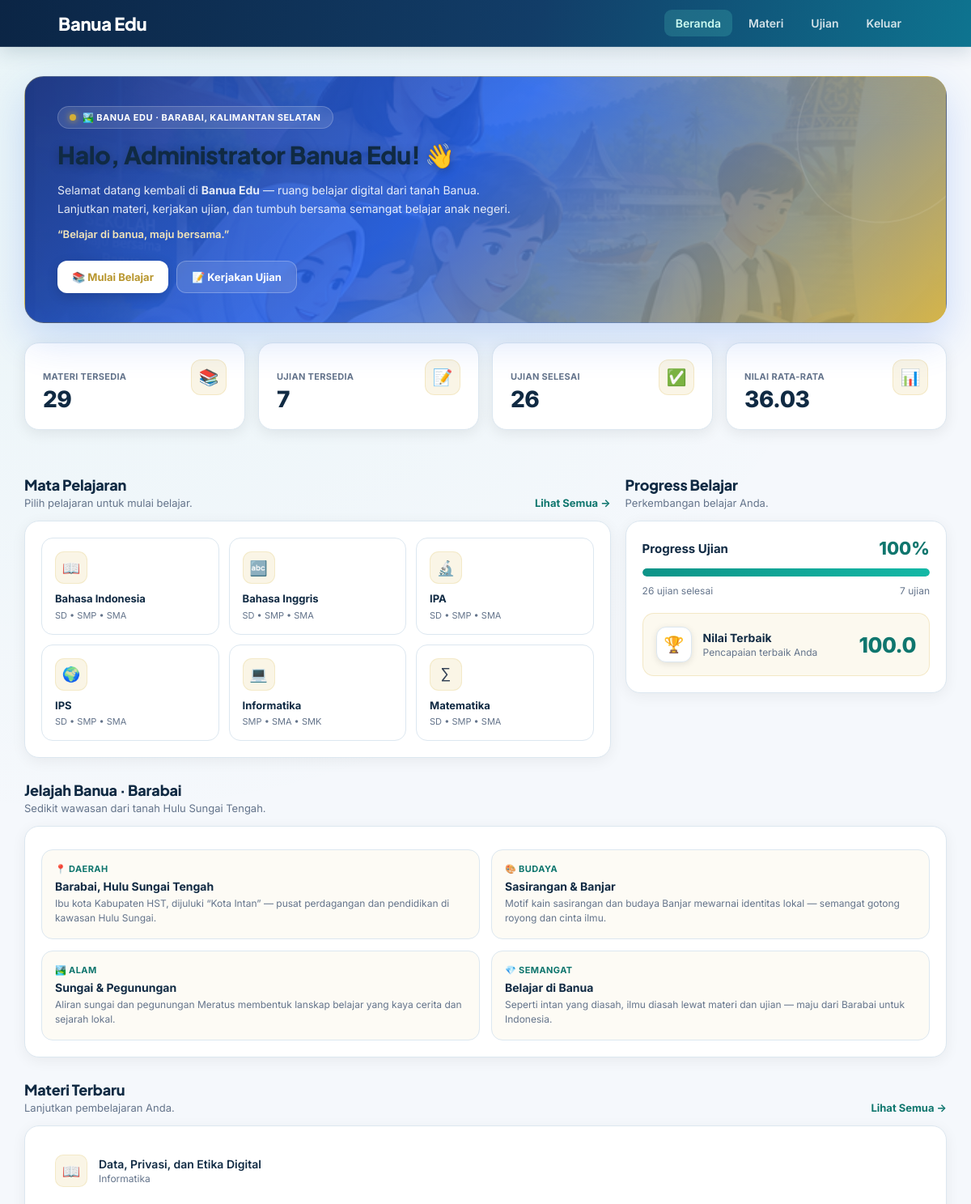
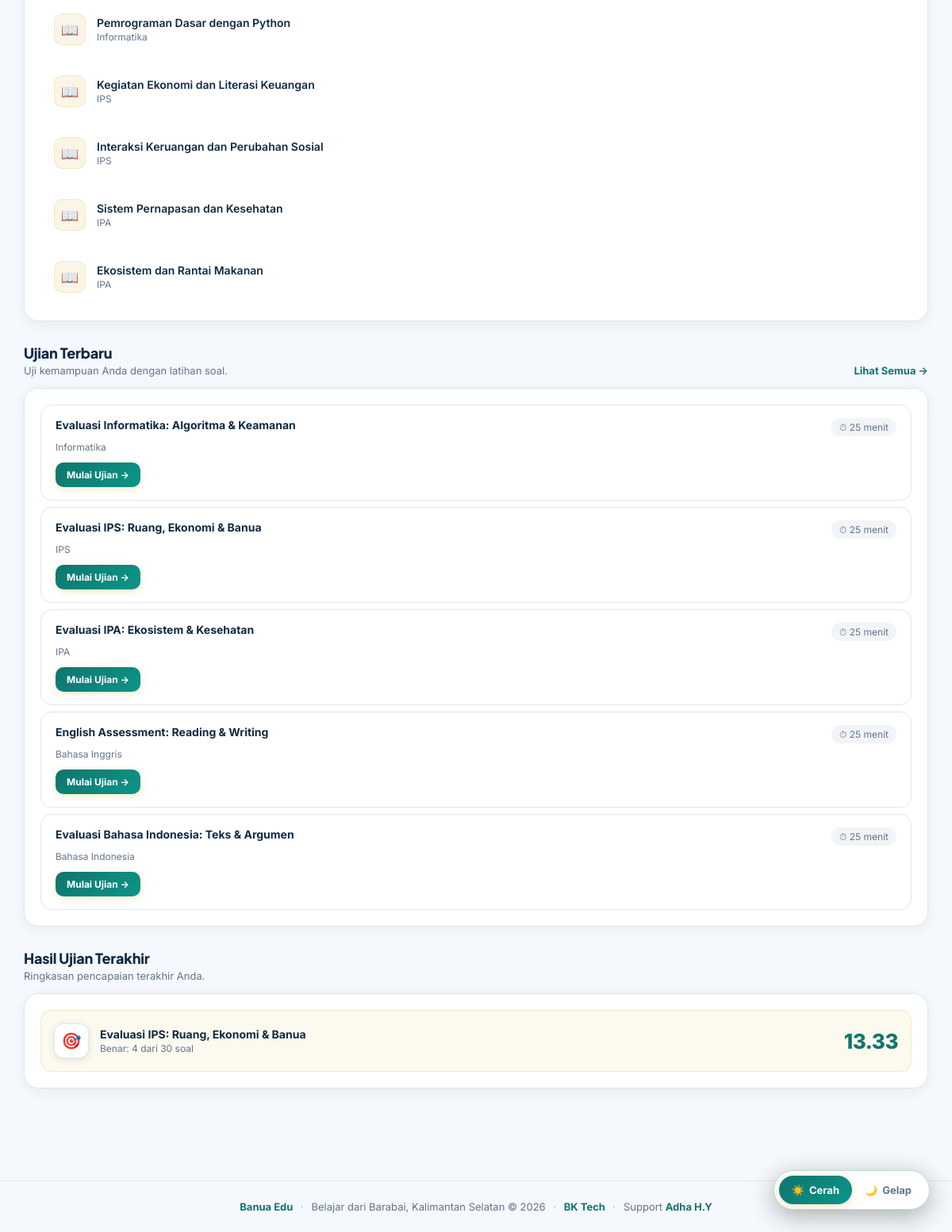
The page /dashboard (signed in) on the database its author committed (2 pictures, top to bottom).
### app/models.py (models this page shows, shortened)
class User(UserMixin, db.Model):
    id = db.Column(db.Integer, primary_key=True)
    nama = db.Column(db.String(120), nullable=False)
    username = db.Column(db.String(80), unique=True, nullable=False)
    password_hash = db.Column(db.String(255), nullable=False)
    role = db.Column(db.String(20), default="siswa", nullable=False)
    created_at = db.Column(db.DateTime, default=datetime.utcnow)

class Subject(db.Model):
    id = db.Column(db.Integer, primary_key=True)
    nama = db.Column(db.String(120), nullable=False)
    jenjang = db.Column(db.String(50), default="SD • SMP • SMA")
    deskripsi = db.Column(db.Text, default="")
    aktif = db.Column(db.Boolean, default=True)
    materials = db.relationship("Material", backref="subject", lazy=True, cascade="all, delete-orphan")
    quizzes = db.relationship("Quiz", backref="subject", lazy=True, cascade="all, delete-orphan")

class Attempt(db.Model):
    id = db.Column(db.Integer, primary_key=True)
    user_id = db.Column(db.Integer, db.ForeignKey("user.id"), nullable=False)
    quiz_id = db.Column(db.Integer, db.ForeignKey("quiz.id"), nullable=False)
    nilai = db.Column(db.Float, default=0)
    benar = db.Column(db.Integer, default=0)
    total = db.Column(db.Integer, default=0)
    selesai_at = db.Column(db.DateTime, default=datetime.utcnow)
    user = db.relationship("User", backref="attempts")
    quiz = db.relationship("Quiz", backref="attempts")

class Material(db.Model):
    id = db.Column(db.Integer, primary_key=True)
    subject_id = db.Column(db.Integer, db.ForeignKey("subject.id"), nullable=False)
    judul = db.Column(db.String(180), nullable=False)
    isi = db.Column(db.Text, default="")
    video_url = db.Column(db.String(500), default="")
    pdf_url = db.Column(db.String(500), default="")
    urutan = db.Column(db.Integer, default=1)
    aktif = db.Column(db.Boolean, default=True)

class Quiz(db.Model):
    id = db.Column(db.Integer, primary_key=True)
    subject_id = db.Column(db.Integer, db.ForeignKey("subject.id"), nullable=False)
    judul = db.Column(db.String(180), nullable=False)
    durasi_menit = db.Column(db.Integer, default=30)
    aktif = db.Column(db.Boolean, default=True)
    questions = db.relationship("Question", backref="quiz", lazy=True, cascade="all, delete-orphan")

### app/dashboard/routes.py (the view)
@dashboard_bp.get("/dashboard")
@login_required
def index():
    total_materi = (
        Material.query
        .filter_by(aktif=True)
        .count()
    )
    total_ujian = (
        Quiz.query
        .filter_by(aktif=True)
        .count()
    )
    subjects = (
        Subject.query
        .filter_by(aktif=True)
        .order_by(Subject.nama.asc())
        .all()
    )
    materials = (
        Material.query
        .filter_by(aktif=True)
        .order_by(
            Material.id.desc()
        )
        .limit(6)
        .all()
    )
    quizzes = (
        Quiz.query
        .filter_by(aktif=True)
        .order_by(
            Quiz.id.desc()
        )
        .limit(5)
        .all()
    )
    attempts = (
        Attempt.query
        .filter_by(
            user_id=current_user.id
        )
        .order_by(
            Attempt.id.desc()
        )
        .all()
    )
    if attempts:
        rata_rata = round(
            sum(
                a.nilai
                for a in attempts
            ) / len(attempts),
            2
        )
    else:
        rata_rata = 0
    if attempts:
        nilai_terbaik = max(
            a.nilai
            for a in attempts
        )
    else:
        nilai_terbaik = 0
    ujian_selesai = len(attempts)
    if total_ujian > 0:
        progress = round(
            (ujian_selesai / total_ujian) * 100
        )
        progress = min(
            progress,
            100
        )
    else:
        progress = 0
    ujian_terakhir = (
        attempts[0]
        if attempts
        else None
    )
    return render_template(
        "dashboard/index.html",
        user=current_user,
        subjects=subjects,
        materials=materials,
        quizzes=quizzes,
        total_materi=total_materi,
        total_ujian=total_ujian,
        ujian_selesai=ujian_selesai,
        rata_rata=rata_rata,
        nilai_terbaik=nilai_terbaik,
        progress=progress,
        ujian_terakhir=ujian_terakhir
    )

### app/templates/dashboard/index.html (shortened to what this page needs)
{% extends "base.html" %}
{% block content %}
<div class="dashboard-page">
    <div class="welcome-card">
        <div class="welcome-content">
            <div class="welcome-badge">
                <span class="pin"></span>
                🏞️ BANUA EDU · BARABAI, KALIMANTAN SELATAN
            </div>
            <h1>Halo, {{ current_user.nama or current_user.username }}! 👋</h1>
            <p>
                Selamat datang kembali di <strong>Banua Edu</strong> — ruang belajar digital
                dari tanah Banua. Lanjutkan materi, kerjakan ujian, dan tumbuh bersama
                semangat belajar anak negeri.
            </p>
            <p class="tagline">“Belajar di banua, maju bersama.”</p>
            <div class="welcome-actions">
                <a href="{{ url_for('materi.index') }}" class="welcome-btn primary">📚 Mulai Belajar</a>
                <a href="{{ url_for('ujian.index') }}" class="welcome-btn secondary">📝 Kerjakan Ujian</a>
            </div>
        </div>
    </div>
    <div class="stats-grid">
        <div class="stat-card">
            <div class="stat-top">
                <div>
                    <div class="stat-label">Materi Tersedia</div>
                    <div class="stat-number">{{ total_materi }}</div>
                </div>
                <div class="stat-icon">📚</div>
            </div>
        </div>
        <div class="stat-card">
            <div class="stat-top">
                <div>
                    <div class="stat-label">Ujian Tersedia</div>
                    <div class="stat-number">{{ total_ujian }}</div>
                </div>
                <div class="stat-icon">📝</div>
            </div>
        </div>
        <div class="stat-card">
            <div class="stat-top">
                <div>
                    <div class="stat-label">Ujian Selesai</div>
                    <div class="stat-number">{{ ujian_selesai }}</div>
                </div>
                <div class="stat-icon">✅</div>
            </div>
        </div>
        <div class="stat-card">
            <div class="stat-top">
                <div>
                    <div class="stat-label">Nilai Rata-rata</div>
                    <div class="stat-number">{{ rata_rata }}</div>
                </div>
                <div class="stat-icon">📊</div>
            </div>
        </div>
    </div>
    <div class="dashboard-grid">
        <div>
            <div class="section-header">
                <div>
                    <h2>Mata Pelajaran</h2>
                    <p>Pilih pelajaran untuk mulai belajar.</p>
                </div>
                <a href="{{ url_for('materi.index') }}" class="section-link">Lihat Semua →</a>
            </div>
            <div class="panel">
                {% if subjects %}
                <div class="subject-grid">
                    {% for subject in subjects[:6] %}
                    <a href="{{ url_for('materi.subject_detail', subject_id=subject.id) }}" class="subject-card">
                        <div class="subject-icon">
                            {% if 'Matematika' in subject.nama %}∑
                            {% elif 'Indonesia' in subject.nama %}📖
                            {% elif 'Inggris' in subject.nama %}🔤
                            {% elif 'IPA' in subject.nama %}🔬
                            {% elif 'IPS' in subject.nama %}🌍
                            {% elif 'Informatika' in subject.nama %}💻
                            {% else %}🎓{% endif %}
                        </div>
                        <div class="subject-name">{{ subject.nama }}</div>
                        {% if subject.jenjang %}
                        <div class="subject-level">{{ subject.jenjang }}</div>
                        {% endif %}
                    </a>
                    {% endfor %}
                </div>
                {% else %}
                <div class="empty">Belum ada mata pelajaran.</div>
                {% endif %}
            </div>
        </div>
        <div>
            <div class="section-header">
                <div>
                    <h2>Progress Belajar</h2>
                    <p>Perkembangan belajar Anda.</p>
                </div>
            </div>
            <div class="panel">
                <div class="progress-top">
                    <div class="progress-title">Progress Ujian</div>
                    <div class="progress-percent">{{ progress }}%</div>
                </div>
                <div class="progress-bar">
                    <div class="progress-fill"></div>
                </div>
                <div class="progress-info">
                    <span>{{ ujian_selesai }} ujian selesai</span>
                    <span>{{ total_ujian }} ujian</span>
                </div>
                <div class="achievement">
                    <div class="achievement-icon">🏆</div>
                    <div>
                        <div class="achievement-title">Nilai Terbaik</div>
                        <div class="achievement-text">Pencapaian terbaik Anda</div>
                    </div>
                    <div class="achievement-score">{{ nilai_terbaik }}</div>
                </div>
            </div>
        </div>
    </div>
    <div class="section-header">
        <div>
            <h2>Jelajah Banua · Barabai</h2>
            <p>Sedikit wawasan dari tanah Hulu Sungai Tengah.</p>
        </div>
    </div>
    <div class="panel">
        <div class="banua-insight">
            <div class="insight-card">
                <div class="ic-label">📍 Daerah</div>
                <div class="ic-title">Barabai, Hulu Sungai Tengah</div>
                <div class="ic-text">Ibu kota Kabupaten HST, dijuluki “Kota Intan” — pusat perdagangan dan pendidikan di kawasan Hulu Sungai.</div>
            </div>
            <div class="insight-card">
                <div class="ic-label">🎨 Budaya</div>
                <div class="ic-title">Sasirangan &amp; Banjar</div>
                <div class="ic-text">Motif kain sasirangan dan budaya Banjar mewarnai identitas lokal — semangat gotong royong dan cinta ilmu.</div>
            </div>
            <div class="insight-card">
                <div class="ic-label">🏞️ Alam</div>
                <div class="ic-title">Sungai &amp; Pegunungan</div>
                <div class="ic-text">Aliran sungai dan pegunungan Meratus membentuk lanskap belajar yang kaya cerita dan sejarah lokal.</div>
            </div>
            <div class="insight-card">
                <div class="ic-label">💎 Semangat</div>
                <div class="ic-title">Belajar di Banua</div>
                <div class="ic-text">Seperti intan yang diasah, ilmu diasah lewat materi dan ujian — maju dari Barabai untuk Indonesia.</div>
            </div>
        </div>
    </div>
    <div class="section-header">
        <div>
            <h2>Materi Terbaru</h2>
            <p>Lanjutkan pembelajaran Anda.</p>
        </div>
        <a href="{{ url_for('materi.index') }}" class="section-link">Lihat Semua →</a>
    </div>
    <div class="panel">
        {% if materials %}
        <div class="material-list">
            {% for material in materials %}
            <a href="{{ url_for('materi.detail', material_id=material.id) }}" class="material-item">
                <div class="material-icon">📖</div>
                <div>
                    <div class="material-title">{{ material.judul }}</div>
                    <div class="material-meta">
                        {% if material.subject %}{{ material.subject.nama }}{% else %}Materi Pembelajaran{% endif %}
                    </div>
                </div>
            </a>
            {% endfor %}
        </div>
        {% else %}
        <div class="empty">Belum ada materi pembelajaran. Jalankan seed untuk mengisi data awal.</div>
        {% endif %}
    </div>
    <div class="section-header">
        <div>
            <h2>Ujian Terbaru</h2>
            <p>Uji kemampuan Anda dengan latihan soal.</p>
        </div>
        <a href="{{ url_for('ujian.index') }}" class="section-link">Lihat Semua →</a>
    </div>
    <div class="panel">
        {% if quizzes %}
        <div class="exam-list">
            {% for quiz in quizzes %}
            <div class="exam-item">
                <div class="exam-item-top">
                    <div class="exam-title">{{ quiz.judul }}</div>
                    <div class="exam-duration">⏱ {{ quiz.durasi_menit }} menit</div>
                </div>
                <div class="exam-subject">
                    {% if quiz.subject %}{{ quiz.subject.nama }}{% else %}Ujian Pembelajaran{% endif %}
                </div>
                <a href="{{ url_for('ujian.take', quiz_id=quiz.id) }}" class="exam-button">Mulai Ujian →</a>
            </div>
            {% endfor %}
        </div>
        {% else %}
        <div class="empty">Belum ada ujian tersedia.</div>
        {% endif %}
    </div>
    {% if ujian_terakhir %}
    <div class="section-header">
        <div>
            <h2>Hasil Ujian Terakhir</h2>
            <p>Ringkasan pencapaian terakhir Anda.</p>
        </div>
    </div>
    <div class="panel">
        <div class="achievement" style="margin-top:0;">
            <div class="achievement-icon">🎯</div>
            <div>
                <div class="achievement-title">
                    {% if ujian_terakhir.quiz %}{{ ujian_terakhir.quiz.judul }}{% else %}Ujian Terakhir{% endif %}
                </div>
                <div class="achievement-text">
                    Benar: {{ ujian_terakhir.benar }} dari {{ ujian_terakhir.total }} soal
                </div>
            </div>
            <div class="achievement-score">{{ ujian_terakhir.nilai }}</div>
        </div>
    </div>
    {% endif %}
</div>
{% endblock %}

### app/templates/base.html (shortened to what this page needs)
<!DOCTYPE html>
<html lang="id" data-theme="light">
<head>
</head>
<body>
<nav>
    <a class="brand" href="{{ url_for('home') }}">Banua Edu</a>
    <div class="menu">
        {% if current_user.is_authenticated %}
            <a href="{{ url_for('dashboard.index') }}"
               class="{% if request.endpoint == 'dashboard.index' %}active{% endif %}">Beranda</a>
            <a href="{{ url_for('materi.index') }}"
               class="{% if request.endpoint and request.endpoint.startswith('materi.') %}active{% endif %}">Materi</a>
            <a href="{{ url_for('ujian.index') }}"
               class="{% if request.endpoint and request.endpoint.startswith('ujian.') %}active{% endif %}">Ujian</a>
            <a href="{{ url_for('auth.logout') }}">Keluar</a>
        {% else %}
            <a href="{{ url_for('auth.login') }}">Masuk</a>
            <a href="{{ url_for('auth.register') }}">Daftar</a>
        {% endif %}
    </div>
</nav>
<div class="container">
    {% block content %}{% endblock %}
</div>
<footer class="site-footer">
    <strong>Banua Edu</strong>
    <span class="sep">·</span>
    Belajar dari Barabai, Kalimantan Selatan © 2026
    <span class="sep">·</span>
    <strong>BK Tech</strong>
    <span class="sep">·</span>
    Support <strong>Adha H.Y</strong>
</footer>
<div class="theme-toggle" id="themeToggle">
    <button type="button" data-theme="light" title="Tema Cerah">
        <span>☀️</span> <span class="label">Cerah</span>
    </button>
    <button type="button" data-theme="dark" title="Tema Gelap">
        <span>🌙</span> <span class="label">Gelap</span>
    </button>
</div>
</body>
</html>

### rows shown on the page
User: nama "Administrator Banua Edu"
Subject: nama "Bahasa Indonesia", jenjang "SD • SMP • SMA"
Subject: nama "Bahasa Inggris", jenjang "SD • SMP • SMA"
Subject: nama "IPA", jenjang "SD • SMP • SMA"
Subject: nama "IPS", jenjang "SD • SMP • SMA"
Subject: nama "Informatika", jenjang "SMP • SMA • SMK"
Subject: nama "Matematika", jenjang "SD • SMP • SMA"
Attempt: nilai "100.0"
Material: judul "Data, Privasi, dan Etika Digital", subject.nama "Informatika"
Material: judul "Pemrograman Dasar dengan Python", subject.nama "Informatika"
Material: judul "Kegiatan Ekonomi dan Literasi Keuangan", subject.nama "IPS"
Material: judul "Interaksi Keruangan dan Perubahan Sosial", subject.nama "IPS"
Material: judul "Sistem Pernapasan dan Kesehatan", subject.nama "IPA"
Material: judul "Ekosistem dan Rantai Makanan", subject.nama "IPA"
Quiz: judul "Evaluasi Informatika: Algoritma & Keamanan", durasi_menit "25", subject.nama "Informatika"
Quiz: judul "Evaluasi IPS: Ruang, Ekonomi & Banua", durasi_menit "25", subject.nama "IPS", quiz.judul "Evaluasi IPS: Ruang, Ekonomi & Banua"
Quiz: judul "Evaluasi IPA: Ekosistem & Kesehatan", durasi_menit "25", subject.nama "IPA"
Quiz: judul "English Assessment: Reading & Writing", durasi_menit "25", subject.nama "Bahasa Inggris"
Quiz: judul "Evaluasi Bahasa Indonesia: Teks & Argumen", durasi_menit "25", subject.nama "Bahasa Indonesia"
Attempt: benar "4", total "30", nilai "13.33"

### other values the page prints
{{ total_materi }} "29"
{{ total_ujian }} "7"
{{ ujian_selesai }} "26"
{{ rata_rata }} "36.03"
{{ progress }} "100"
